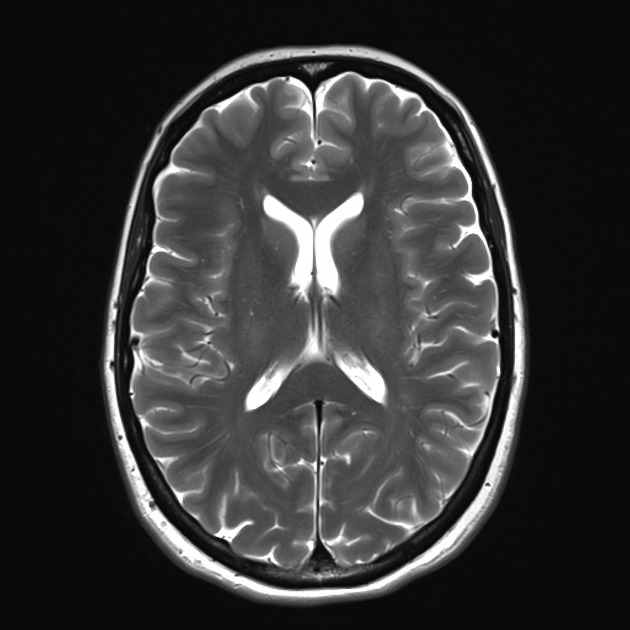
%> input picture example_2.jpeg, 630 x 630 px
$ octave sol.m   (GNU Octave 9; MATLAB toolbox functions it lacks are replaced by stand-ins)
%> lines starting %> are read from the running program, lines starting %| are printed output that depends on the picture
img_g = imread("example_2.jpeg");
%> img_g is the input picture: size 630x630 uint8; min 0, max 255, mean 53.8
img_d = double(img_g);

[N,M] = size(img_g);
%> N = 630; M = 630

x = zeros(N,M);
for i = 1:1:N
    x(i,:) = ones(1,M)*i-ceil(N/2);
end
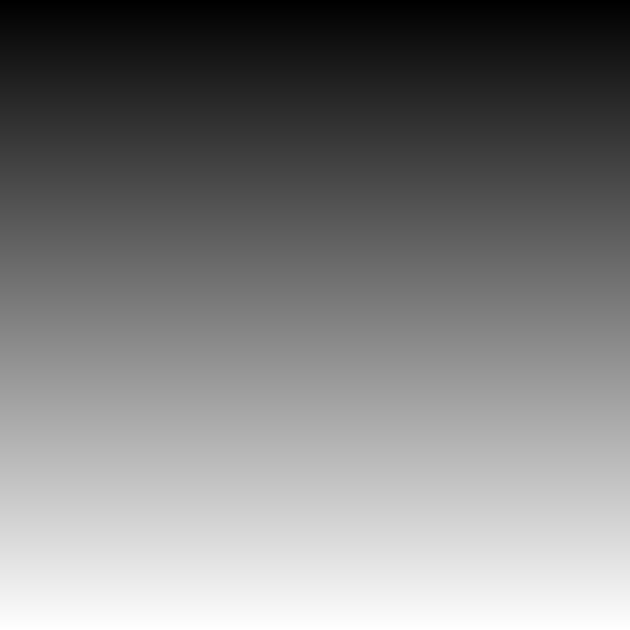
%> x: size 630x630 double; min -314, max 315, mean 0.5; drawn with min black and max white
y = zeros(N,M);
for i = 1:1:M
    y(:,i) = ones(N,1)*i-ceil(M/2);
end
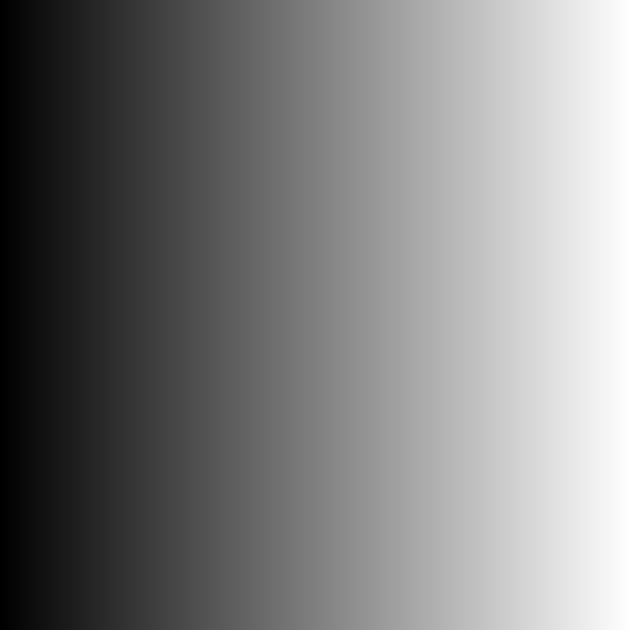
%> y: size 630x630 double; min -314, max 315, mean 0.5; mean of the top-left, top-right, bottom-left and bottom-right quarters -157, 158, -157, 158; drawn with min black and max white
r = floor(min(N,M)/2.2);
%> r = 286
circle = x.^2 + y.^2 < r.^2;
%> (the run ends here)
